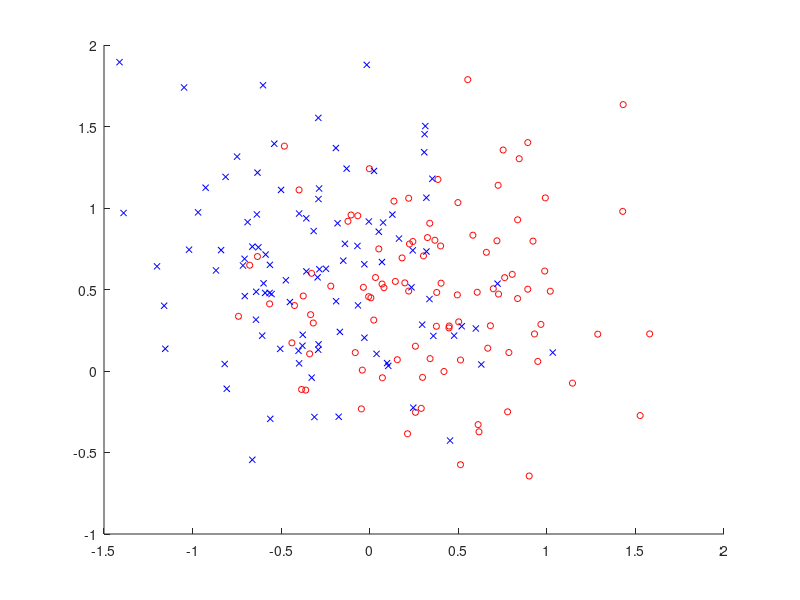

Write MATLAB code to recreate this figure. (Note: this script raises an error after producing the figure.)
% LAB1B

% generate data
n = 100;
mA = [ 0.3, 0.5]; sigmaA = 0.5;
mB = [-0.3, 0.7]; sigmaB = 0.5;
classA(1,:) = randn(1,n) .* sigmaA + mA(1);
classA(2,:) = randn(1,n) .* sigmaA + mA(2);
classB(1,:) = randn(1,n) .* sigmaB + mB(1);
classB(2,:) = randn(1,n) .* sigmaB + mB(2);

labelA = ones(1,size(classA,2));
labelB = zeros(1,size(classB,2))-1;
f1 = figure;
scatter(classA(1,:), classA(2,:), 20,'r','o');
hold on;
scatter(classB(1,:), classB(2,:), 20,'b','x');
hold on;

Nhidden = 4;

% Combine classA and classB as X_input
X_in = [classA,classB];
%X_bias = ones(1,size(X_in,2));
%X_in = [X_in;X_bias];

patterns = X_in;
% Length of input
[~,ndata] = size(X_in);

%targets
classA_targets = zeros(1,n) + 1;
classB_targets = zeros(1,n) - 1;
targets = [classA_targets,classB_targets];

w = randn(Nhidden,3);%hidden layer weights
v = randn(2, Nhidden + 1);%output layer weights

% initialize delta weights
dw = zeros(Nhidden,3);
dv = zeros(Nhidden,2);
alpha = 0.9;
eta = 0.0001;

% forward pass
hin = w * [patterns ; ones(1,ndata)];
hout = [2 ./ (1+exp(-hin)) - 1 ; ones(1,ndata)];

disp(size(v));
disp(size(hout));

oin = v * hout;
out = 2 ./ (1+exp(-oin)) - 1;
%disp(out);
%disp(size(out));

% backward pass
delta_o = (out - targets) .* ((1 + out) .* (1 - out)) * 0.5;

fprintf('delta_o %s' , size(delta_o));

delta_h = (transpose(v) * delta_o) .* ((1 + hout) .* (1 - hout)) * 0.5;
%remove bias row
disp(size(delta_h));
%delta_h = delta_h(1:Nhidden, :);

%disp(size(dw));
%disp(size(delta_h));
%disp(size(transpose(patterns)));
%disp(size((delta_h * transpose(patterns))));

% update weights
disp(size(dw));
disp(size(delta_h));
disp(size(transpose(patterns)));

dw = (dw .* alpha) - (delta_h * transpose(patterns)) .* (1-alpha);
dv = (dv .* alpha) - (delta_o * transpose(hout)) .* (1-alpha);

disp(size(w));
disp(size(dw .* eta));


W = w + dw .* eta;
V = v + dv .* eta;



% Apply and compare perceptron learning with the Delta learning rule in
% batch mode on the generated dataset. Adjust the learning rate and study
% the convergence of the two algorithms
